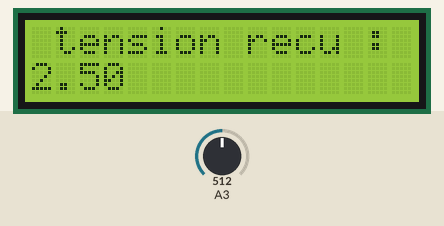
A sketch run on a simulated Arduino Uno, built with avr-gcc and run on an emulated ATmega328P. Shown: 16×2 character LCD. The test bench sets the inputs (shaded band); at power-on: A3 = 512. What the sketch prints to the serial monitor is not drawn.

Above: at 1.2 s.
1.3 s: A3 set to 716
At 2.5 s:
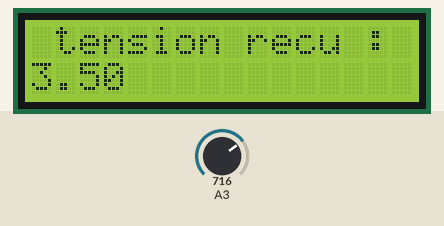
2.8 s: A3 set to 900
At 3.6 s:
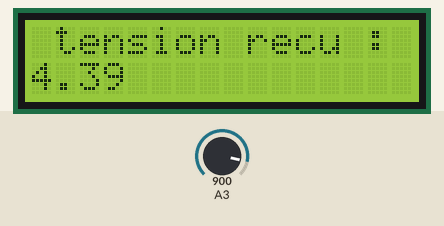
4.3 s: A3 set to 1023
At 4.9 s:
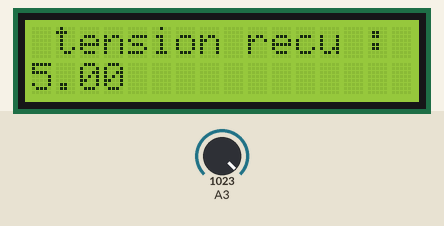
Timing chart, 0 to 7.3 s (numbered marks = the images above; inputs shaded):
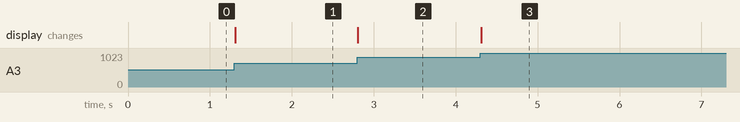

The sketch:

job1.ino
```cpp
// Utilisation de la librairie LiquidCrytal.h

#include <LiquidCrystal.h>


// Définition des broches RS, E, et Data (DB4 à DB7)
LiquidCrystal lcd(12, 11, 5, 4, 3, 2);


void setup() {
  lcd.begin(16, 2);
  //lcd.setCursor(6, 0);
  lcd.print(" tension recu :");
  Serial.begin(9600);
}


void loop() {
    lcd.setCursor(0, 1);
    int entry = analogRead(11);
    float voltage = entry * (5.0 / 1024.0);
    Serial.println(voltage);
    lcd.print(voltage);
}
```

Measured:
- after the input at 1.3 s, the display: changes at once (image 1)
- after the input at 2.8 s, the display: changes at once (image 2)
- after the input at 4.3 s, the display: changes at once (image 3)
